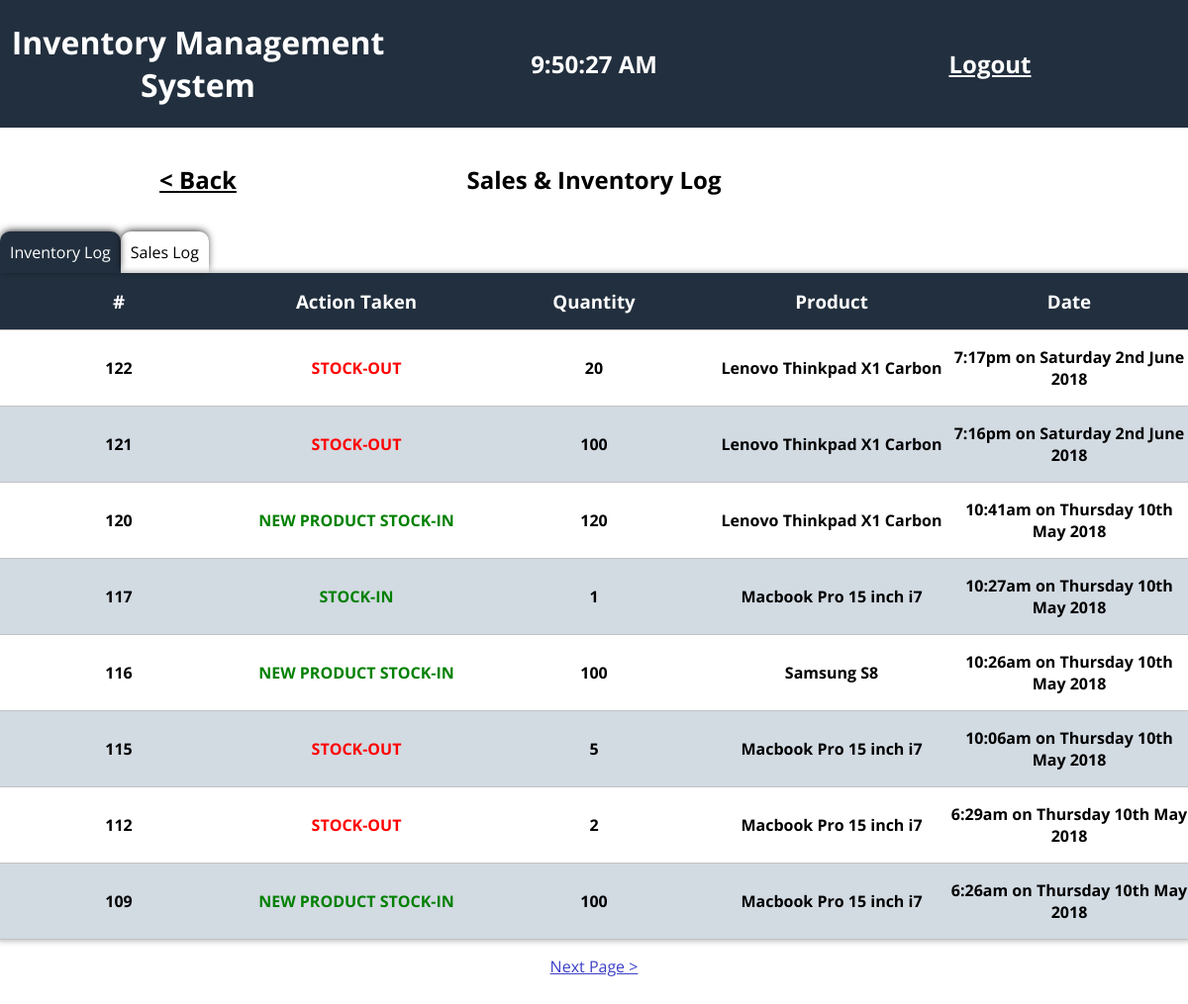
The app's page /sales-inventory.php (signed in) with its own data.
### tables this page shows
CREATE TABLE `inventory` (
  `inventory_id` int(11) NOT NULL,
  `inventory_action` varchar(255) NOT NULL,
  `inventory_quantity` int(11) NOT NULL,
  `product_id` int(11) NOT NULL,
  `inventory_date` datetime NOT NULL
);

CREATE TABLE `product` (
  `product_id` int(11) NOT NULL,
  `product_barcode` varchar(255) NOT NULL,
  `product_name` varchar(255) NOT NULL,
  `product_price` int(11) NOT NULL,
  `product_stock` int(11) NOT NULL,
  `category_id` int(11) NOT NULL,
  `brand_id` int(11) NOT NULL
);

### functions.php (called while the page is built, shortened)
<?php
    function fetchData($query) {
        return mysqli_query(getConnection(), $query);
    }
    function getConnection() {
        return mysqli_connect("localhost","admin","1234","inventory");
    }
?>

### sales-inventory.php (the view, shortened to what this page needs)
<?php
    require('functions.php');
    if(!isset($_GET["view"]))
        $view = "inventory";
    else if($_GET["view"] == "inventory")
        $view = "inventory";
    else if($_GET["view"] == "sales")
        $view = "sales";
?>
<!DOCTYPE html>
<html lang="en">
<head>
    <link rel="stylesheet" href="assets/style.css">
</head>
<body>
    <div class="header">
        <h1>Inventory Management System</h1>
        <h2 class="header__time"></h2>
        <a href="logout.php"><h2>Logout</h2></a>
    </div>
    <div class="container">
        <div class="container__header">
            <a href="home.php"><h2>< Back</h2></a>
            <h2>Sales & Inventory Log</h2>
        </div>
        <div class="tab-form">
            <a class="<?php if($view == "inventory") echo "tab-selected"; else {} ?>" href="sales-inventory.php?view=inventory">Inventory Log</a>
            <a class="<?php if($view == "sales") echo "tab-selected"; else {} ?>" href="sales-inventory.php?view=sales">Sales Log</a>
        </div>
        <div class="table">
            <div class="table__header table__row inventory__row">
                <?php
                    if($view == "inventory")
                        echo "<h3>#</h3>
                        <h3>Action Taken</h3>
                        <h3>Quantity</h3>
                        <h3>Product</h3>
                        <h3>Date</h3>";
                ?>
            </div>
                <?php
                if($view == "inventory") {
                    $itemsPerPage = 10;
                    if(!isset($_GET["page"]))
                        $currentPage = 1;
                    else
                        $currentPage = $_GET["page"];
                    $offset = $currentPage == 1 ? $offset = 0 : $offset = ($currentPage-1) * $itemsPerPage;
                    $totalPages = ceil((fetchData("SELECT * FROM inventory")->num_rows / $itemsPerPage));
                    $iventoriesLog = fetchData("SELECT * FROM inventory INNER JOIN product ON inventory.product_id = product.product_id ORDER BY inventory_id DESC LIMIT $itemsPerPage OFFSET $offset");
                    while($row = mysqli_fetch_array($iventoriesLog)) {
                        $row["inventory_action"] == "STOCK-OUT" ? $color = "red" : $color = "green";
                        echo "<div class='table__row inventory__row'>".
                                "<h4>".$row["inventory_id"]."</h4>".
                                "<h4 style='color:".$color."'>".$row["inventory_action"]."</h4>".
                                "<h4>".$row["inventory_quantity"]."</h4>".
                                "<h4>".$row["product_name"]."</h4>".
                                "<h4>".date_format(date_create($row["inventory_date"]), 'g:ia \o\n l jS F Y')."</h4>".
                            "</div>";
                    }
                }
                ?>
        </div>
        <div class="pagination">
            <?php
                if($currentPage < $totalPages)
                    echo "<a href='sales-inventory.php?view=".$view."&q=".@$_GET["q"]."&page=".($currentPage+1)."'>Next Page ></a>";
            ?>
        </div>
    </div>
</body>
</html>

### assets/style.css (style rules this page uses)
body { font-family: 'Open Sans'; }
a { color: #fff; }
.header { display: grid; grid-template-columns: repeat(3, 1fr); justify-items: center; align-items: center; text-align: center; background: #222f3e; color: #fff; }
body { margin: 0; }
.container { max-width: 1300px; margin: 0 auto; }
.table { max-width: 100%; box-shadow: 0px 0px 5px 2px #c5c5c5;; }
.table__header { background: #222f3e !important; color: #fff; }
.table__row { padding: 1em 0; text-align: center; border-bottom: 1px solid #c3c3c3; }
.table__row:nth-child(2n+1) { background: #d2dae2; }
.table__row p, .table__row h3, .table__row h4 { margin: 0; }
.container__header { display: grid; grid-template-columns: repeat(3, 1fr); margin: 1em 0; }
.container__header h2 { text-align: center; }
.container__header a { color: #000; }
.pagination { margin: 1em 0em 3em; text-align: center; }
.pagination a { margin: 0 20px; color: #3c40c6; display: inline-block; transition: all 0.2s; }
.brand__row, .category__row, .product__row, .inventory__row { display: grid; grid-template-columns: repeat(3, 1fr); justify-items: center; align-items: center; }
.inventory__row { grid-template-columns: repeat(5, 1fr); }
.tab-form { display: flex; }
.tab-form a { border-top-left-radius: 10px; border-top-right-radius: 10px; margin: 0; padding: 10px; color: #000; box-shadow: 0px -2px 8px -2px #000; text-decoration: none; }
a.tab-selected { background: #222f3e; color: #fff; }

### records on screen
inventory: inventory_id "122", inventory_action "STOCK-OUT", inventory_quantity "20", product.product_name "Lenovo Thinkpad X1 Carbon", inventory_date "7:17pm on Saturday 2nd June 2018"
inventory: inventory_id "121", inventory_action "STOCK-OUT", inventory_quantity "100", product.product_name "Lenovo Thinkpad X1 Carbon", inventory_date "7:16pm on Saturday 2nd June 2018"
inventory: inventory_id "120", inventory_action "NEW PRODUCT STOCK-IN", inventory_quantity "120", product.product_name "Lenovo Thinkpad X1 Carbon", inventory_date "10:41am on Thursday 10th May 2018"
inventory: inventory_id "117", inventory_action "STOCK-IN", inventory_quantity "1", product.product_name "Macbook Pro 15 inch i7", inventory_date "10:27am on Thursday 10th May 2018"
inventory: inventory_id "116", inventory_action "NEW PRODUCT STOCK-IN", inventory_quantity "100", product.product_name "Samsung S8", inventory_date "10:26am on Thursday 10th May 2018"
inventory: inventory_id "115", inventory_action "STOCK-OUT", inventory_quantity "5", product.product_name "Macbook Pro 15 inch i7", inventory_date "10:06am on Thursday 10th May 2018"
inventory: inventory_id "112", inventory_action "STOCK-OUT", inventory_quantity "2", product.product_name "Macbook Pro 15 inch i7", inventory_date "6:29am on Thursday 10th May 2018"
inventory: inventory_id "109", inventory_action "NEW PRODUCT STOCK-IN", inventory_quantity "100", product.product_name "Macbook Pro 15 inch i7", inventory_date "6:26am on Thursday 10th May 2018"
